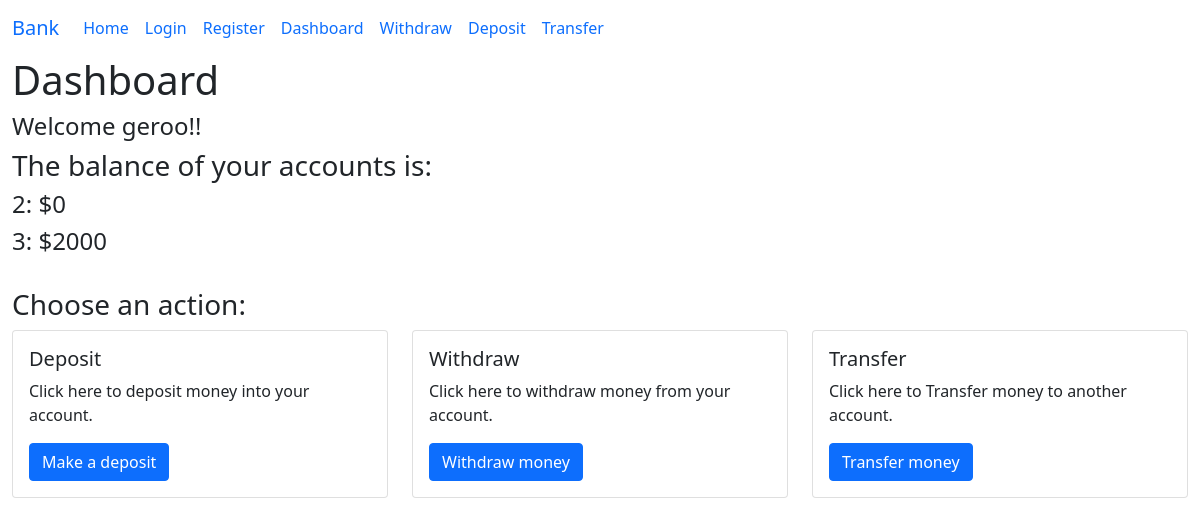
Page /dashboard (signed in) on the earlier database version.
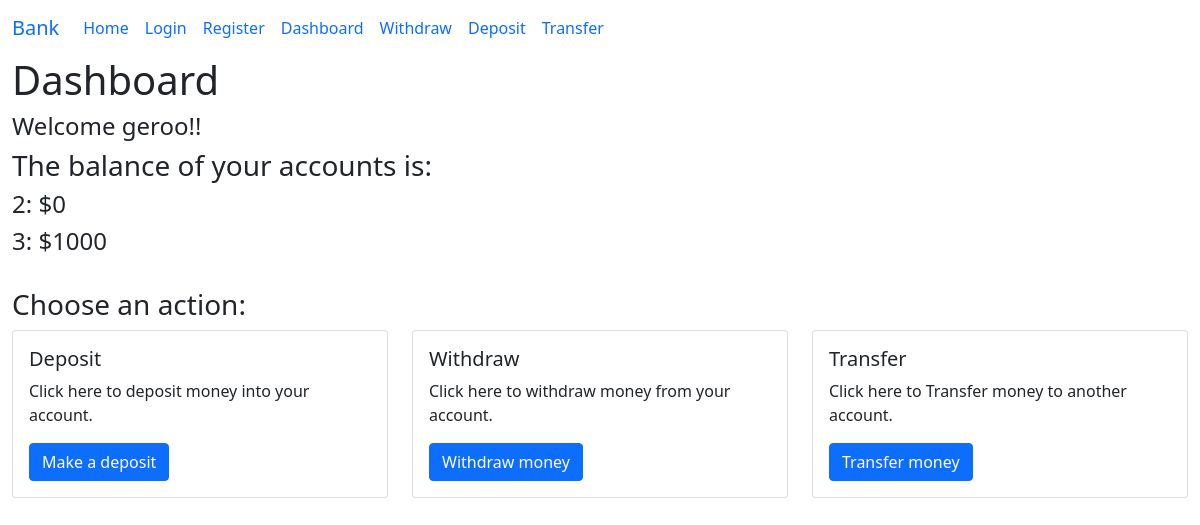
Same page on the later database version.
### app.py (models this page shows, shortened)
class Account(db.Model):
    id = db.Column(db.Integer, primary_key=True)
    user_id = db.Column(db.Integer, db.ForeignKey('user.id'), nullable=False)
    balance = db.Column(db.Integer, default=2000)
    user = db.relationship('User', backref=db.backref('account', lazy=True))

### app.py (the view)
@app.route('/dashboard', methods=['GET'])
@login_required
def dashboard():
    user = User.query.filter_by(id=current_user.id).first()
    accounts = Account.query.filter_by(user_id=user.id).all()
    return render_template('dashboard.html', title='Dashboard', accounts=accounts, user=user)

### app.py (called while the page is built)
@login_manager.user_loader
def load_user(user_id):
    return User.query.get(int(user_id))

### templates/dashboard.html (shortened to what this page needs)
{% extends "base.html" %}
{% block content%}
<h1>Dashboard</h1>
<h4>Welcome {{ user.username }}!!</h4>
<h3>The balance of your accounts is:</h3>
{% for account in accounts %}
    <h4>{{ account.id }}: ${{ account.balance }}</h4>
{% endfor %}
<br>
<h3>Choose an action:</h3>
<div class="row">
    <div class="col-sm-4 mb-3 mb-sm-0">
      <div class="card">
        <div class="card-body">
          <h5 class="card-title">Deposit</h5>
          <p class="card-text">Click here to deposit money into your account.</p>
          <a href="/deposit" class="btn btn-primary">Make a deposit</a>
        </div>
      </div>
    </div>
    <div class="col-sm-4">
      <div class="card">
        <div class="card-body">
          <h5 class="card-title">Withdraw</h5>
          <p class="card-text">Click here to withdraw money from your account.</p>
          <a href="/withdraw" class="btn btn-primary">Withdraw money</a>
        </div>
      </div>
    </div>
    <div class="col-sm-4">
        <div class="card">
          <div class="card-body">
            <h5 class="card-title">Transfer</h5>
            <p class="card-text">Click here to Transfer money to another account.</p>
            <a href="/transfer" class="btn btn-primary">Transfer money</a>
          </div>
        </div>
      </div>
</div>
{% endblock %}

Differences in the rows shown:
changed Account id 3: balance "2000" → "1000"
